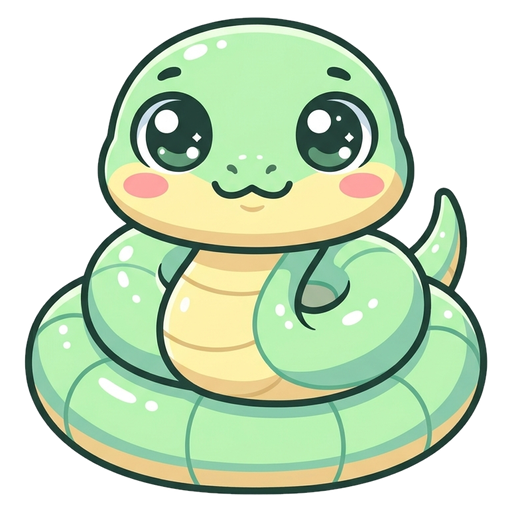
#> input picture art/snake.png, 512 x 512 px
$ python -i process_snake_art.py   (imports and definitions only)
#> lines starting #> are read from the running program, lines starting #| are printed output that depends on the picture
#!/usr/bin/env python3
import sys
import os
from PIL import Image, ImageFilter

def make_transparent(input_path, output_path):
#> called with input_path = '../art/snake.png', output_path = 'out.png'
    if not os.path.exists(input_path):
        print(f"File not found: {input_path}")
        return False

    img = Image.open(input_path).convert("RGBA")
#> img is the input picture: PIL image 512x512 RGBA; mean R, G, B, A 105.9, 125.8, 97.3, 157
    width, height = img.size
#> width = 512; height = 512

    # Flood fill transparency from the corners / edges where background is light
    # We can detect background color from corners
    corners = [(0, 0), (width - 1, 0), (0, height - 1), (width - 1, height - 1)]
#> corners = [(0, 0), (511, 0), (0, 511), (511, 511)]
    corner_colors = [img.getpixel(c)[:3] for c in corners]
#> corner_colors = [(0, 0, 0), (0, 0, 0), (0, 0, 0), (0, 0, 0)]
    avg_bg = tuple(sum(c[i] for c in corner_colors) // 4 for i in range(3))
#> avg_bg = (0, 0, 0)

    # We do a floodfill / distance check on alpha
    # Since background was specified as pure white, we can calculate alpha based on distance from white
    datas = img.getdata()
    new_data = []

    for item in datas:
        r, g, b, a = item
        # If very close to pure white, make transparent
        # Smooth transition between 240 and 255
        brightness = (r + g + b) / 3.0
        diff_from_bg = max(abs(r - 255), abs(g - 255), abs(b - 255))

        if diff_from_bg < 10:
            new_data.append((r, g, b, 0))
        elif diff_from_bg < 25:
            alpha = int(((diff_from_bg - 10) / 15.0) * 255)
            new_data.append((r, g, b, alpha))
        else:
            new_data.append((r, g, b, 255))
#> after the loop, new_data = 262144 items

    img.putdata(new_data)
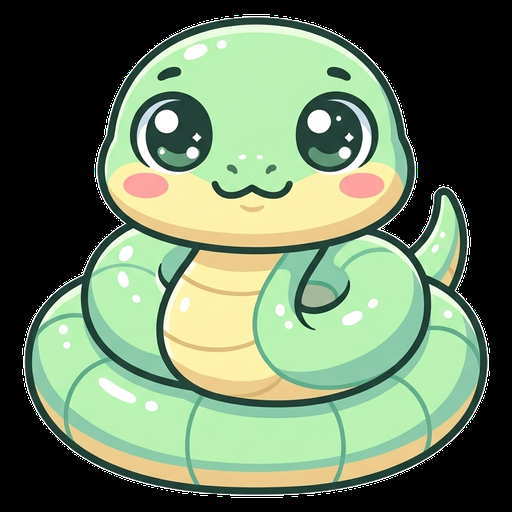
#> img: PIL image 512x512 RGBA; mean R, G, B, A 105.9, 125.8, 97.3, 249; transparent parts drawn white

    # Trim empty transparent borders
    bbox = img.getbbox()
#> bbox = (0, 0, 512, 512)
    if bbox:
        # Add padding
        pad = 20
        x0 = max(0, bbox[0] - pad)
#> x0 = 0
        y0 = max(0, bbox[1] - pad)
#> y0 = 0
        x1 = min(width, bbox[2] + pad)
#> x1 = 512
        y1 = min(height, bbox[3] + pad)
#> y1 = 512
        img = img.crop((x0, y0, x1, y1))

    # Resize to standard 512x512 preserving aspect ratio with centering
    max_dim = max(img.size)
#> max_dim = 512
    square = Image.new("RGBA", (max_dim, max_dim), (0, 0, 0, 0))
#> square: PIL image 512x512 RGBA; every value is 0
    offset = ((max_dim - img.size[0]) // 2, (max_dim - img.size[1]) // 2)
#> offset = (0, 0)
    square.paste(img, offset)

    final_img = square.resize((512, 512), Image.Resampling.LANCZOS)
    final_img.save(output_path, "PNG", optimize=True)
    print(f"Processed {input_path} -> {output_path} (512x512 transparent PNG)")
    return True

# [13 lines not run here, left out]

>>> result = make_transparent('../art/snake.png', 'out.png')
